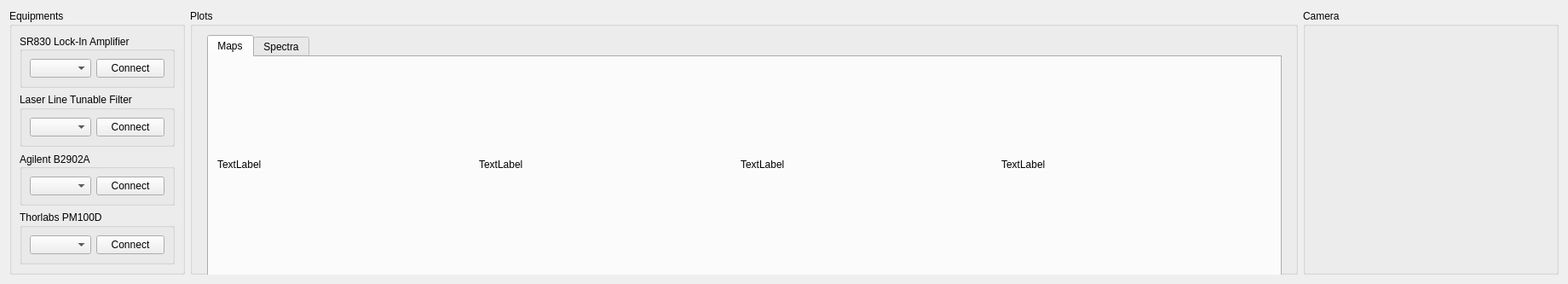
      <widget class="QWidget" name="top_panel" native="true">
       <property name="sizePolicy">
        <sizepolicy hsizetype="Expanding" vsizetype="Expanding">
         <horstretch>0</horstretch>
         <verstretch>0</verstretch>
        </sizepolicy>
       </property>
       <property name="maximumSize">
        <size>
         <width>16777215</width>
         <height>16777215</height>
        </size>
       </property>
       <layout class="QHBoxLayout" name="horizontalLayout">
        <item>
         <widget class="QGroupBox" name="equipments">
          <property name="maximumSize">
           <size>
            <width>250</width>
            <height>16777215</height>
           </size>
          </property>
          <property name="title">
           <string>Equipments</string>
          </property>
          <layout class="QVBoxLayout" name="verticalLayout">
           <item>
            <widget class="QGroupBox" name="equipments_sr830">
             <property name="sizePolicy">
              <sizepolicy hsizetype="Preferred" vsizetype="Minimum">
               <horstretch>0</horstretch>
               <verstretch>0</verstretch>
              </sizepolicy>
             </property>
             <property name="maximumSize">
              <size>
               <width>16777215</width>
               <height>100</height>
              </size>
             </property>
             <property name="title">
              <string>SR830 Lock-In Amplifier</string>
             </property>
             <property name="alignment">
              <set>Qt::AlignLeading|Qt::AlignLeft|Qt::AlignVCenter</set>
             </property>
             <layout class="QGridLayout" name="gridLayout_2">
              <item row="1" column="1">
               <widget class="QPushButton" name="equipments_sr830_connect">
                <property name="sizePolicy">
                 <sizepolicy hsizetype="Preferred" vsizetype="Fixed">
                  <horstretch>0</horstretch>
                  <verstretch>0</verstretch>
                 </sizepolicy>
                </property>
                <property name="minimumSize">
                 <size>
                  <width>70</width>
                  <height>0</height>
                 </size>
                </property>
                <property name="text">
                 <string>Connect</string>
                </property>
               </widget>
              </item>
              <item row="1" column="0">
               <widget class="QComboBox" name="equipments_sr830_address"/>
              </item>
             </layout>
            </widget>
           </item>
           <item>
            <widget class="QGroupBox" name="equipments_lltf">
             <property name="title">
              <string>Laser Line Tunable Filter</string>
             </property>
             <layout class="QGridLayout" name="gridLayout_9">
              <item row="0" column="0">
               <widget class="QComboBox" name="equipments_lltf_address"/>
              </item>
              <item row="0" column="1">
               <widget class="QPushButton" name="equipments_lltf_connect">
                <property name="sizePolicy">
                 <sizepolicy hsizetype="Preferred" vsizetype="Fixed">
                  <horstretch>0</horstretch>
                  <verstretch>0</verstretch>
                 </sizepolicy>
                </property>
                <property name="minimumSize">
                 <size>
                  <width>70</width>
                  <height>0</height>
                 </size>
                </property>
                <property name="text">
                 <string>Connect</string>
                </property>
               </widget>
              </item>
             </layout>
            </widget>
           </item>
           <item>
            <widget class="QGroupBox" name="equipments_b2902a">
             <property name="sizePolicy">
              <sizepolicy hsizetype="Preferred" vsizetype="Minimum">
               <horstretch>0</horstretch>
               <verstretch>0</verstretch>
              </sizepolicy>
             </property>
             <property name="maximumSize">
              <size>
               <width>16777215</width>
               <height>100</height>
              </size>
             </property>
             <property name="title">
              <string>Agilent B2902A</string>
             </property>
             <property name="alignment">
              <set>Qt::AlignLeading|Qt::AlignLeft|Qt::AlignVCenter</set>
             </property>
             <layout class="QGridLayout" name="gridLayout_3">
              <item row="0" column="1">
               <widget class="QPushButton" name="equipments_b2902a_connect">
                <property name="sizePolicy">
                 <sizepolicy hsizetype="Preferred" vsizetype="Fixed">
                  <horstretch>0</horstretch>
                  <verstretch>0</verstretch>
                 </sizepolicy>
                </property>
                <property name="minimumSize">
                 <size>
                  <width>70</width>
                  <height>0</height>
                 </size>
                </property>
                <property name="text">
                 <string>Connect</string>
                </property>
               </widget>
              </item>
              <item row="0" column="0">
               <widget class="QComboBox" name="equipments_b2902a_address"/>
              </item>
             </layout>
            </widget>
           </item>
           <item>
            <widget class="QGroupBox" name="equipments_pm100d">
             <property name="title">
              <string>Thorlabs PM100D</string>
             </property>
             <layout class="QGridLayout" name="gridLayout_7">
              <item row="0" column="0">
               <widget class="QComboBox" name="equipments_pm100d_address"/>
              </item>
              <item row="0" column="1">
               <widget class="QPushButton" name="equipments_pm100d_connect">
                <property name="sizePolicy">
                 <sizepolicy hsizetype="Preferred" vsizetype="Fixed">
                  <horstretch>0</horstretch>
                  <verstretch>0</verstretch>
                 </sizepolicy>
                </property>
                <property name="minimumSize">
                 <size>
                  <width>70</width>
                  <height>0</height>
                 </size>
                </property>
                <property name="text">
                 <string>Connect</string>
                </property>
               </widget>
              </item>
             </layout>
            </widget>
           </item>
          </layout>
         </widget>
        </item>
        <item>
         <widget class="QGroupBox" name="plots">
          <property name="sizePolicy">
           <sizepolicy hsizetype="Expanding" vsizetype="Preferred">
            <horstretch>0</horstretch>
            <verstretch>0</verstretch>
           </sizepolicy>
          </property>
          <property name="minimumSize">
           <size>
            <width>1300</width>
            <height>0</height>
           </size>
          </property>
          <property name="maximumSize">
           <size>
            <width>16777215</width>
            <height>16777215</height>
           </size>
          </property>
          <property name="title">
           <string>Plots</string>
          </property>
          <widget class="QTabWidget" name="tabWidget">
           <property name="geometry">
            <rect>
             <x>20</x>
             <y>30</y>
             <width>1261</width>
             <height>301</height>
            </rect>
           </property>
           <property name="maximumSize">
            <size>
             <width>16777215</width>
             <height>16777215</height>
            </size>
           </property>
           <property name="tabShape">
            <enum>QTabWidget::Rounded</enum>
           </property>
           <property name="currentIndex">
            <number>0</number>
           </property>
           <widget class="QWidget" name="tab">
            <property name="sizePolicy">
             <sizepolicy hsizetype="Expanding" vsizetype="Expanding">
              <horstretch>0</horstretch>
              <verstretch>0</verstretch>
             </sizepolicy>
            </property>
            <attribute name="title">
             <string>Maps</string>
            </attribute>
            <widget class="QWidget" name="horizontalWidget" native="true">
             <property name="geometry">
              <rect>
               <x>10</x>
               <y>20</y>
               <width>1221</width>
               <height>211</height>
              </rect>
             </property>
             <property name="sizePolicy">
              <sizepolicy hsizetype="Expanding" vsizetype="Expanding">
               <horstretch>0</horstretch>
               <verstretch>0</verstretch>
              </sizepolicy>
             </property>
             <layout class="QHBoxLayout" name="horizontalLayout_9">
              <item>
               <widget class="QLabel" name="plots_x">
                <property name="sizePolicy">
                 <sizepolicy hsizetype="Expanding" vsizetype="Expanding">
                  <horstretch>0</horstretch>
                  <verstretch>0</verstretch>
                 </sizepolicy>
                </property>
                <property name="maximumSize">
                 <size>
                  <width>16777215</width>
                  <height>16777215</height>
                 </size>
                </property>
                <property name="text">
                 <string>TextLabel</string>
                </property>
                <property name="scaledContents">
                 <bool>false</bool>
                </property>
               </widget>
              </item>
              <item>
               <widget class="QLabel" name="plots_y">
                <property name="sizePolicy">
                 <sizepolicy hsizetype="Expanding" vsizetype="Expanding">
                  <horstretch>0</horstretch>
                  <verstretch>0</verstretch>
                 </sizepolicy>
                </property>
                <property name="maximumSize">
                 <size>
                  <width>16777215</width>
                  <height>16777215</height>
                 </size>
                </property>
                <property name="text">
                 <string>TextLabel</string>
                </property>
               </widget>
              </item>
              <item>
               <widget class="QLabel" name="plots_r">
                <property name="sizePolicy">
                 <sizepolicy hsizetype="Expanding" vsizetype="Expanding">
                  <horstretch>0</horstretch>
                  <verstretch>0</verstretch>
                 </sizepolicy>
                </property>
                <property name="maximumSize">
                 <size>
                  <width>16777215</width>
                  <height>16777215</height>
                 </size>
                </property>
                <property name="text">
                 <string>TextLabel</string>
                </property>
               </widget>
              </item>
              <item>
               <widget class="QLabel" name="plots_theta">
                <property name="sizePolicy">
                 <sizepolicy hsizetype="Expanding" vsizetype="Expanding">
                  <horstretch>0</horstretch>
                  <verstretch>0</verstretch>
                 </sizepolicy>
                </property>
                <property name="maximumSize">
                 <size>
                  <width>16777215</width>
                  <height>16777215</height>
                 </size>
                </property>
                <property name="text">
                 <string>TextLabel</string>
                </property>
               </widget>
              </item>
             </layout>
            </widget>
           </widget>
           <widget class="QWidget" name="tab_2">
            <attribute name="title">
             <string>Spectra</string>
            </attribute>
           </widget>
          </widget>
         </widget>
        </item>
        <item>
         <widget class="QGroupBox" name="camera">
          <property name="minimumSize">
           <size>
            <width>300</width>
            <height>0</height>
           </size>
          </property>
          <property name="maximumSize">
           <size>
            <width>300</width>
            <height>16777215</height>
           </size>
          </property>
          <property name="title">
           <string>Camera</string>
          </property>
          <layout class="QVBoxLayout" name="verticalLayout_8">
           <item>
            <widget class="QWidget" name="widget_9" native="true"/>
           </item>
          </layout>
         </widget>
        </item>
       </layout>
      </widget>
